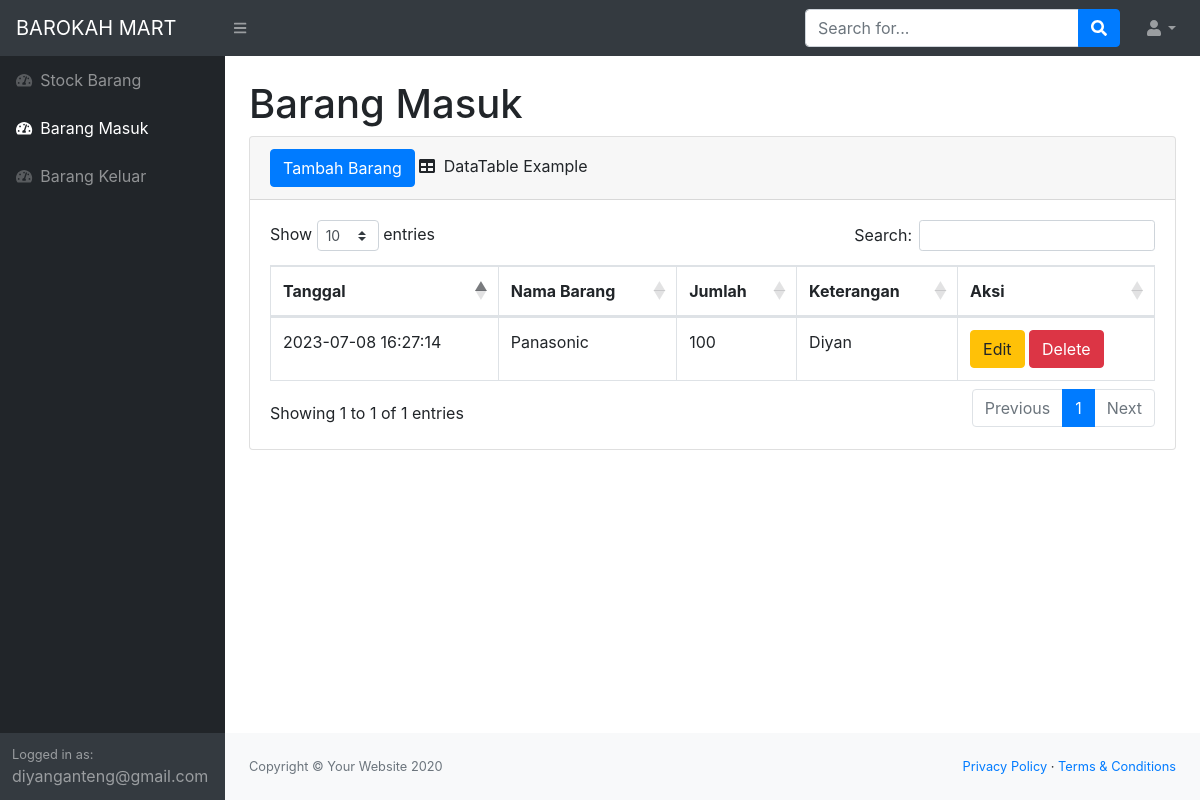
The app's page /masuk.php (signed in) with its own data.
### tables this page shows
CREATE TABLE `masuk` (
  `idmasuk` int(11) NOT NULL,
  `idbarang` int(11) NOT NULL,
  `tanggal` timestamp NOT NULL DEFAULT current_timestamp(),
  `keterangan` varchar(25) NOT NULL,
  `qty` int(11) NOT NULL
);

CREATE TABLE `stock` (
  `idbarang` int(11) NOT NULL,
  `namabarang` varchar(25) NOT NULL,
  `deskripsi` varchar(50) NOT NULL,
  `stock` int(11) NOT NULL
);

### masuk.php (the view, shortened to what this page needs)
<?php
require 'functions.php';
?>
<!DOCTYPE html>
<html lang="en">
    <head>
        <link href="css/styles.css" rel="stylesheet" />
        <link href="https://cdn.datatables.net/1.10.20/css/dataTables.bootstrap4.min.css" rel="stylesheet" />
    </head>
    <body class="sb-nav-fixed">
        <nav class="sb-topnav navbar navbar-expand navbar-dark bg-dark">
            <a class="navbar-brand" href="index.php">BAROKAH MART</a>
            <button class="btn btn-link btn-sm order-1 order-lg-0" id="sidebarToggle" href="#"><i class="fas fa-bars"></i></button>
            <form class="d-none d-md-inline-block form-inline ml-auto mr-0 mr-md-3 my-2 my-md-0">
                <div class="input-group">
                    <input class="form-control" type="text" placeholder="Search for..." aria-label="Search" aria-describedby="basic-addon2" />
                    <div class="input-group-append">
                        <button class="btn btn-primary" type="button"><i class="fas fa-search"></i></button>
                    </div>
                </div>
            </form>
            <ul class="navbar-nav ml-auto ml-md-0">
                <li class="nav-item dropdown">
                    <a class="nav-link dropdown-toggle" id="userDropdown" href="#" role="button" data-toggle="dropdown" aria-haspopup="true" aria-expanded="false"><i class="fas fa-user fa-fw"></i></a>
                </li>
            </ul>
        </nav>
        <div id="layoutSidenav">
            <div id="layoutSidenav_nav">
                <nav class="sb-sidenav accordion sb-sidenav-dark" id="sidenavAccordion">
                    <div class="sb-sidenav-menu">
                        <div class="nav">
                        <a class="nav-link" href="index.php">
                                <div class="sb-nav-link-icon"><i class="fas fa-tachometer-alt"></i></div>
                                Stock Barang
                            </a>
                            <a class="nav-link" href="masuk.php">
                                <div class="sb-nav-link-icon"><i class="fas fa-tachometer-alt"></i></div>
                                Barang Masuk
                            </a>
                            <a class="nav-link" href="keluar.php">
                                <div class="sb-nav-link-icon"><i class="fas fa-tachometer-alt"></i></div>
                                Barang Keluar
                            </a>
                        </div>
                    </div>
                    <div class="sb-sidenav-footer">
                        <div class="small">Logged in as:</div>
                        diyanganteng@gmail.com
                    </div>
                </nav>
            </div>
            <div id="layoutSidenav_content">
                <main>
                    <div class="container-fluid">
                        <h1 class="mt-4">Barang Masuk</h1>
                        <div class="card mb-4">
                            <div class="card-header">
                                <button type="button" class="btn btn-primary" data-toggle="modal" data-target="#myModal">
                                    Tambah Barang
                                </button>
                                <i class="fas fa-table mr-1"></i>
                                DataTable Example
                            </div>
                            <div class="card-body">
                                <div class="table-responsive">
                                    <table class="table table-bordered" id="dataTable" width="100%" cellspacing="0">
                                        <thead>
                                            <tr>
                                                <th>Tanggal</th>
                                                <th>Nama Barang</th>
                                                <th>Jumlah</th>
                                                <th>Keterangan</th>
                                                <th>Aksi</th>
                                            </tr>
                                        </thead>
                                        <tbody>
                                        <?php
                                            $ambilsemuadatastock = mysqli_query($conn, "select *from masuk m, stock s where s.idbarang = m.idbarang");
                                            while ($data =mysqli_fetch_array($ambilsemuadatastock)) {
                                                $idb = $data['idbarang'];
                                                $tanggal = $data['tanggal'];
                                                $namabarang = $data['namabarang'];
                                                $qty = $data['qty'];
                                                $keterangan = $data['keterangan'];
                                            ?>
                                            <tr>
                                                <td><?=$tanggal;?></td>
                                                <td><?=$namabarang;?></td>
                                                <td><?=$qty;?></td>
                                                <td><?=$keterangan;?></td>
                                                <td>
                                                    <button type="button" class="btn btn-warning" data-toggle="modal" data-target="#edit<?=$idb;?>">
                                                        Edit
                                                    </button>
                                                    <button type="button" class="btn btn-danger" data-toggle="modal" data-target="#delete<?=$idb;?>">
                                                        Delete
                                                    </button>
                                                </td>
                                            </tr>
                                            </div>
                                            <?php
                                            };
                                            ?>
                                </div>
                            </div>
                        </div>
                    </div>
                <footer class="py-4 bg-light mt-auto">
                    <div class="container-fluid">
                        <div class="d-flex align-items-center justify-content-between small">
                            <div class="text-muted">Copyright &copy; Your Website 2020</div>
                            <div>
                                <a href="#">Privacy Policy</a>
                                &middot;
                                <a href="#">Terms &amp; Conditions</a>
                            </div>
                        </div>
                    </div>
                </footer>
            </div>
    </body>
</html>

### records on screen
masuk: tanggal "2023-07-08 16:27:14", idbarang.namabarang "Panasonic", qty "100", keterangan "Diyan"
